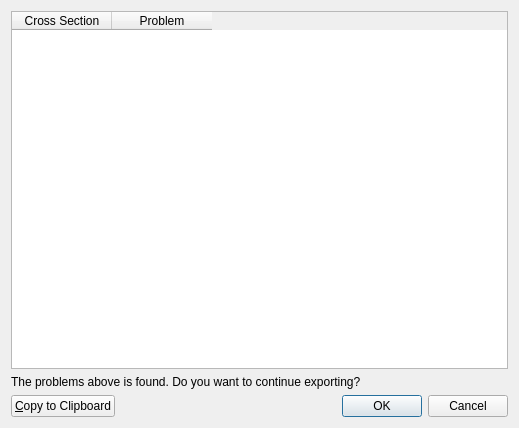
<?xml version="1.0" encoding="UTF-8"?>
<ui version="4.0">
 <class>GeoDataRiverSurveyJmkExporter_ProblemsDialog</class>
 <widget class="QDialog" name="GeoDataRiverSurveyJmkExporter_ProblemsDialog">
  <property name="geometry">
   <rect>
    <x>0</x>
    <y>0</y>
    <width>519</width>
    <height>428</height>
   </rect>
  </property>
  <property name="windowTitle">
   <string>Problems of JMK data</string>
  </property>
  <layout class="QVBoxLayout" name="verticalLayout">
   <item>
    <widget class="QTableWidget" name="tableWidget">
     <column>
      <property name="text">
       <string>Cross Section</string>
      </property>
     </column>
     <column>
      <property name="text">
       <string>Problem</string>
      </property>
     </column>
    </widget>
   </item>
   <item>
    <widget class="QLabel" name="label">
     <property name="text">
      <string>The problems above is found. Do you want to continue exporting?</string>
     </property>
     <property name="wordWrap">
      <bool>true</bool>
     </property>
    </widget>
   </item>
   <item>
    <layout class="QHBoxLayout" name="horizontalLayout" stretch="0,1,0">
     <item>
      <widget class="QPushButton" name="copyToClipboardButton">
       <property name="text">
        <string>&amp;Copy to Clipboard</string>
       </property>
      </widget>
     </item>
     <item>
      <spacer name="horizontalSpacer">
       <property name="orientation">
        <enum>Qt::Horizontal</enum>
       </property>
       <property name="sizeHint" stdset="0">
        <size>
         <width>40</width>
         <height>20</height>
        </size>
       </property>
      </spacer>
     </item>
     <item>
      <widget class="QDialogButtonBox" name="buttonBox">
       <property name="orientation">
        <enum>Qt::Horizontal</enum>
       </property>
       <property name="standardButtons">
        <set>QDialogButtonBox::Cancel|QDialogButtonBox::Ok</set>
       </property>
      </widget>
     </item>
    </layout>
   </item>
  </layout>
 </widget>
 <resources/>
 <connections>
  <connection>
   <sender>buttonBox</sender>
   <signal>accepted()</signal>
   <receiver>GeoDataRiverSurveyJmkExporter_ProblemsDialog</receiver>
   <slot>accept()</slot>
   <hints>
    <hint type="sourcelabel">
     <x>248</x>
     <y>254</y>
    </hint>
    <hint type="destinationlabel">
     <x>157</x>
     <y>274</y>
    </hint>
   </hints>
  </connection>
  <connection>
   <sender>buttonBox</sender>
   <signal>rejected()</signal>
   <receiver>GeoDataRiverSurveyJmkExporter_ProblemsDialog</receiver>
   <slot>reject()</slot>
   <hints>
    <hint type="sourcelabel">
     <x>316</x>
     <y>260</y>
    </hint>
    <hint type="destinationlabel">
     <x>286</x>
     <y>274</y>
    </hint>
   </hints>
  </connection>
 </connections>
</ui>
